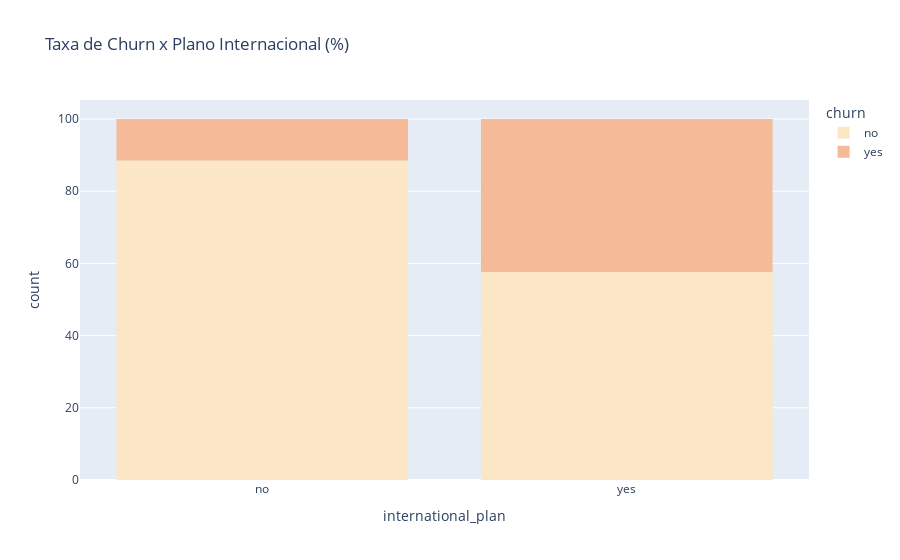

Notebook code cell kept with this figure:
### Markdown cell above
O gráfico mostra a Taxa de Churn por código de área, que se apresenta em proporções similares em cada área, o que nos indica que não há uma relação de churn com uma área específica dentro do nosso conjunto de dados.

### Code cell
# Plot da proporção de Churn clientes considerando o plano internacional.

c3 = px.histogram(
    dados_treino_original,
    x="international_plan",
    color="churn",
    barnorm="percent",
    title="Taxa de Churn x Plano Internacional (%)",
    color_discrete_sequence=px.colors.sequential.Burgyl,
)
go.Figure(c3)

### Figure 1 — Plotly figure (JSON) as saved in the notebook; plotly's stock layout.template omitted (floating-point values rounded to 4 significant figures; data arrays with more than 128 entries replaced by an {"elided": "..."} marker saying what was removed)
{"data": [{"alignmentgroup": "True", "bingroup": "x", "hovertemplate": "churn=no<br>international_plan=%{x}<br>count=%{y}<extra></extra>", "legendgroup": "no", "marker": {"color": "rgb(251, 230, 197)"}, "name": "no", "offsetgroup": "no", "orientation": "v", "showlegend": true, "type": "histogram", "x": {"elided": "2850 str values"}, "xaxis": "x", "yaxis": "y"}, {"alignmentgroup": "True", "bingroup": "x", "hovertemplate": "churn=yes<br>international_plan=%{x}<br>count=%{y}<extra></extra>", "legendgroup": "yes", "marker": {"color": "rgb(245, 186, 152)"}, "name": "yes", "offsetgroup": "yes", "orientation": "v", "showlegend": true, "type": "histogram", "x": {"elided": "483 str values"}, "xaxis": "x", "yaxis": "y"}], "layout": {"autosize": true, "barmode": "relative", "barnorm": "percent", "legend": {"title": {"text": "churn"}, "tracegroupgap": 0}, "title": {"text": "Taxa de Churn x Plano Internacional (%)"}, "xaxis": {"anchor": "y", "autorange": true, "domain": [0, 1], "range": [-0.5, 1.5], "title": {"text": "international_plan"}, "type": "category"}, "yaxis": {"anchor": "x", "autorange": true, "domain": [0, 1], "range": [0, 105.3], "title": {"text": "count"}}}}
